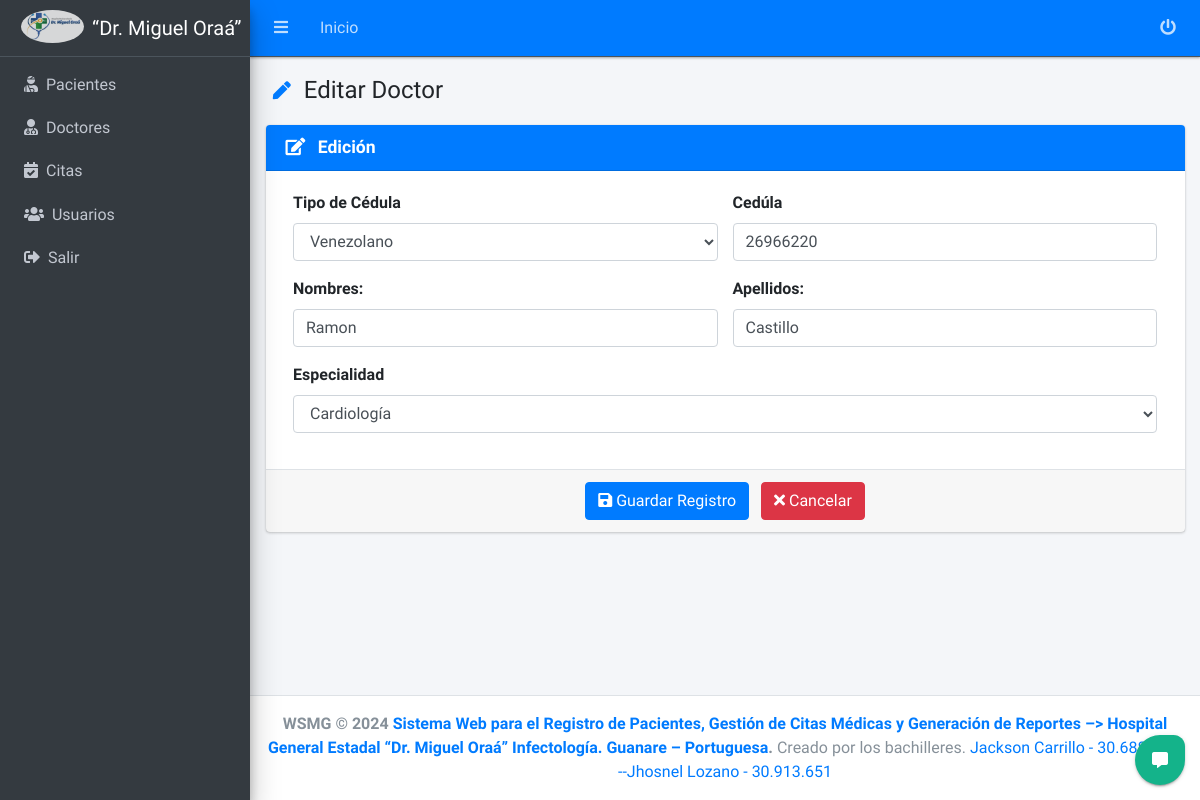
/hospital/doctor/editar/1/ (signed in), run on an earlier commit of the app's database.
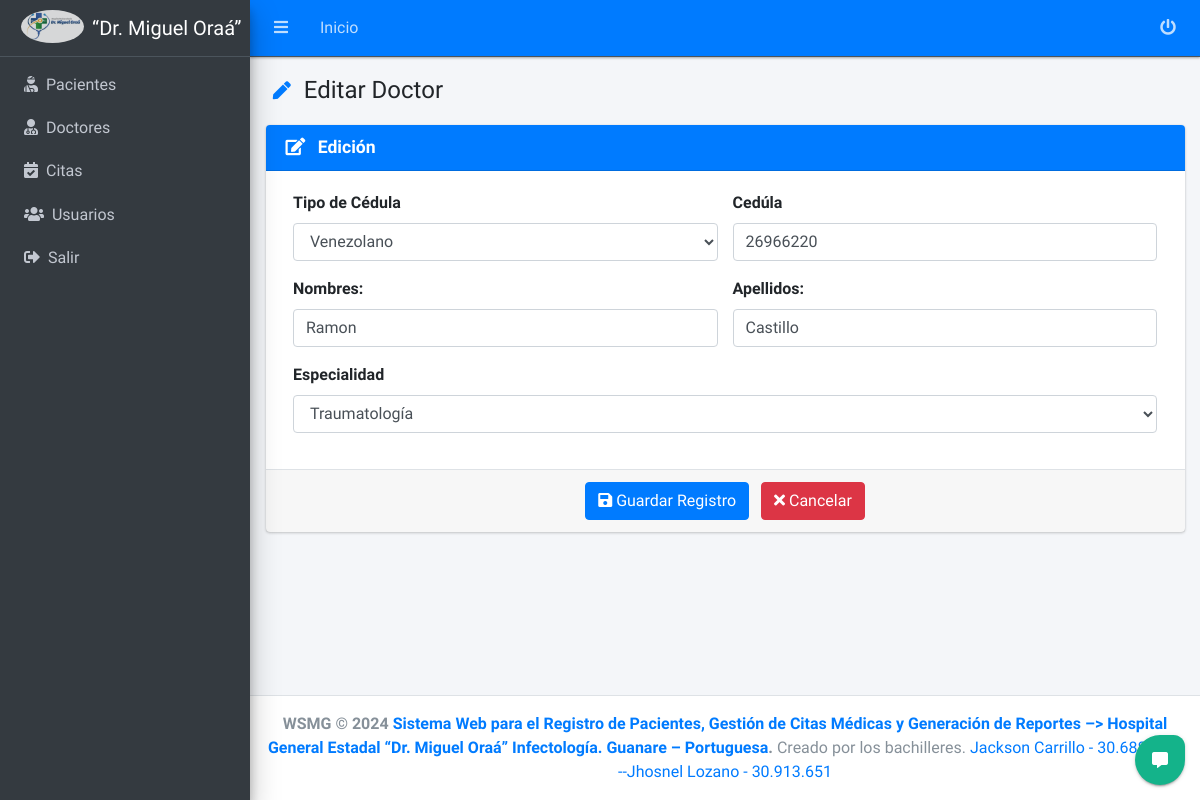
And on a later commit of the database.
### core/hospital/models.py (models this page shows, shortened)
class Doctor(models.Model):
    nombre = models.CharField(max_length=100)
    apellido = models.CharField(max_length=50)
    tipo_cedula = models.CharField(max_length=1, choices=TIPO_CEDULA_CHOICES, default=TIPO_CEDULA_CHOICES[0][0])
    cedula = models.PositiveIntegerField(unique=True)
    especialidad = models.CharField(max_length=20, choices=ESPECIALIDAD_CHOICES)
    fecha_creacion = models.DateTimeField(auto_now_add=True, null=True)
    fecha_modificacion = models.DateTimeField(auto_now=True, null=True)

### core/hospital/views/doctores/views.py (the view, shortened to what this page needs)
# urls.py: path('doctor/editar/<int:pk>/', DoctorUpdateView.as_view(), name='doctor_editar'),
class DoctorUpdateView(LoginRequiredMixin, UpdateView):
    model = Doctor
    form_class = DoctorForm
    template_name = 'doctores/crear.html'
    success_url = reverse_lazy('hospital:doctor_listado')
    def dispatch(self, request, *args, **kwargs):
        self.object = self.get_object()
        return super().dispatch(request, *args, **kwargs)
    def get_context_data(self, **kwargs):
        context = super().get_context_data(**kwargs)
        context['title'] = 'Editar Doctor'
        context['entity'] = 'Doctores'
        context['list_url'] = self.success_url
        context['action'] = 'edit'
        return context

### core/hospital/forms.py (shortened to what this page needs)
class DoctorForm(ModelForm):
    def __init__(self, *args, **kwargs):
        super().__init__(*args, **kwargs)
        self.fields['nombre'].widget.attrs['autofocus'] = True
    class Meta:
        model = Doctor
        fields = ('nombre', 'apellido','cedula', 'tipo_cedula', 'especialidad')
        widgets = {
            'nombre': forms.TextInput(attrs={
                'placeholder': 'Ingrese el primer y segundo nombre',
                'class': 'form-control'
            }),
            'apellido': forms.TextInput(attrs={
                'placeholder': 'Ingrese el primer y segundo apellido',
                'class': 'form-control'
            }),
            'cedula': forms.TextInput(attrs={
                'placeholder': 'Ingrese un número de cedula',
                'class': 'form-control'
            }),
            'especialidad': forms.Select(attrs={
                'class': 'select2 form-control',
                'style': 'width: 100%'
            }),
            'tipo_cedula': forms.Select(attrs={
                'class': 'form-control',
            })
        }

### core/hospital/templates/doctores/crear.html (shortened to what this page needs)
{% extends 'form.html' %}
{% load static %}
{% load widget_tweaks %}
{% block content %}
<form method="post" action=".">
    <div class="row">
		<div class="col-md-12">
			<div class="card card-primary">
                <div class="card-header ">
                    <h3 class="card-title">
                        {% if action == 'add' %}
                            <i class="fas fa-plus"></i> <b class="ml-2">Nuevo</b>
                        {% else %}
                            <i class="fas fa-edit"></i> <b class="ml-2">Edición</b>
                        {% endif %}
                    </h3>
                </div>
				<div class="card-body">
					<div class="container-fluid">
						<div class="row">
							<div class="col-sm-12">
                                <div class="row g-2">
                                    <div class="col-sm-6 col-xs-12">
                                        <div class="mb-3 form-password-toggle">
                                            <label class="form-label custom_label" for="email">Tipo de Cédula</label>
                                            <div class="input-group input-group-merge">
                                                {{ form.tipo_cedula|attr:'required' }}
                                            </div>
                                        </div>
                                    </div>
									<div class="col-sm-6 col-xs-12">
										<div class="mb-3 form-password-toggle">
											<label class="form-label custom_label" for="cedula">Cedúla</label>
											<div class="input-group input-group-merge">
												{{ form.cedula|attr:'required'|attr:'autocomplete:off'|attr:'onkeypress:return Solo_Numero_ci(event);'|attr:'maxlength:8'|attr:'minlength:8' }}
											</div>
										</div>
									</div>
                                </div>
								<div class="row">
									<div class="col-md-6">
										<div class="mb-3 form-password-toggle">
											<label class="form-label custom_label" for="nombres">Nombres:</label>
											<div class="input-group">
												{{ form.nombre|attr:'autocomplete:off'|attr:'onkeypress:return Solo_Texto(event);' }}
											</div>
										</div>
									</div>
									<div class="col-md-6">
										<div class="mb-3 form-password-toggle">
											<label class="form-label custom_label" for="apellidos">Apellidos:</label>
											<div class="input-group input-group-merge">
												{{ form.apellido|attr:'autocomplete:off'|attr:'onkeypress:return Solo_Texto(event);' }}
											</div>
										</div>
									</div>
								</div>
								<div class="row g-2">
									<div class="col-sm-12">
										<div class="mb-3 form-password-toggle">
											<label class="form-label custom_label" for="nombre de usuario">Especialidad</label>
											<div class="input-group input-group-merge">
												{{ form.especialidad }}
											</div>
										</div>
									</div>
								</div>
								</div>
								<br>
							</div>
						</div>
					</div>
					<div class="card-footer d-flex justify-content-center" style="border-top: 1px solid #dee2e6;">
						<div>
							<button type="submit" class="btn btn-primary mr-2">
								<i class="fas fa-save"></i> Guardar Registro
							</button>
							<a href="{{ list_url }}" class="btn btn-danger">
								<i class="fas fa-times"></i> Cancelar
							</a>
						</div>
					</div>
				</div>
			</div>
		</div>
	</div>
{% endblock %}

### templates/form.html (shortened to what this page needs)
{% extends "body.html" %}
{% load static %}
{% block head %}
    <link rel="stylesheet" href="{% static 'lib/select2/css/select2.min.css' %}">
    <link rel="stylesheet" href="{% static 'lib/select2-bootstrap4-theme/select2-bootstrap4.min.css' %}">
    <link rel="stylesheet" href="{% static 'lib/tempusdominus-bootstrap-4/css/tempusdominus-bootstrap-4.min.css' %}">
{% endblock head %}

### templates/body.html (shortened to what this page needs)
{% extends 'home.html' %}
{% load static %}
{% block body %}
<body class="hold-transition sidebar-mini layout-fixed">
    <div class="wrapper">
        {% include 'header.html' %}
        {% include 'sidebar.html' %}
        <div class="content-wrapper">
            {% include 'chat/chat.html' %}
            <div class="content-header pb-2">
                <div class="container-fluid">
                    <div class="row mb-1">
                        {% block title %}
                            <div class="col-sm-12">
                                <h4 class="title-form">
                                    {% if action == 'add' %}
                                    <span class="badge badge-rounded"><i class="fas fa-plus text-primary"></i></span>
                                    {% else %}
                                    <span class="badge badge-rounded mt-1"><i class="fas fa-pen text-primary"></i></span>
                                    {% endif %}
                                    <span style="vertical-align: middle;">{{title}}</span>
                                </h4>
                            </div>
                        {% endblock title %}
                    </div>
                </div>
            </div>
            <section class="content">
                <div class="container-fluid">
                    {% block content %}
                    {% endblock content %}
                </div>
        </div>
        {% include 'footer.html' %}
</body>
{% endblock body %}

### templates/home.html (shortened to what this page needs)
{% load static %}
<!DOCTYPE html>
<html lang="en">
<head>
  <link rel="stylesheet" href="{% static 'lib/fontawesome-free/css/all.min.css' %}">
  <link rel="stylesheet" href="{% static 'lib/adminlte3.1.0/dist/css/adminlte.min.css' %}">
  <link rel="stylesheet" href="{% static 'lib/sweetalert2-theme-bootstrap-4/bootstrap-4.min.css' %}">
  <link rel="stylesheet" href="{% static 'lib/overlayScrollbars/css/OverlayScrollbars.min.css' %}">
  <link rel="stylesheet" href="{% static 'lib/jquery-confirm-v3.3.4/jquery-confirm.min.css' %}">
  <link rel="stylesheet" href="{% static 'css/chat.css' %}">
  {% block head %}
  {% endblock head %}
</head>
{% block body %}
{% endblock %}
</html>

### templates/header.html
<nav class="main-header navbar navbar-expand elevation-1 navbar-dark navbar-primary">
  <ul class="navbar-nav">
      <li class="nav-item">
          <a class="nav-link" data-widget="pushmenu" href="#" role="button"><i class="fas fa-bars"></i></a>
      </li>
      <li class="nav-item d-none d-sm-inline-block">
          <a href="{% url 'dashboard:inicio' %}" class="nav-link">Inicio</a>
      </li>
  </ul>
  <ul class="navbar-nav ml-auto">
      <li class="nav-item">
          <a class="nav-link" href="{% url 'login:cerrar_sesion' %}">
              <i class="fas fa-power-off" aria-hidden="true"></i>
          </a>
      </li>
  </ul>
</nav>

### templates/sidebar.html
{% load static %}
<aside class="main-sidebar sidebar-dark-primary elevation-4">
  <a class="brand-link logo_theme">
      <img src="{% static 'img/Dr.Miguel.jpeg' %}"
          alt="AdminLTE Logo"
          class="brand-image img-circle"
          style="opacity: .8">
      <span class="brand-text font-weight-light font-weight-normal ss">
        “Dr. Miguel Oraá”
      </span>
  </a>
  <div class="sidebar">
    <nav class="mt-2">
      <ul class="nav nav-pills nav-sidebar flex-column" data-widget="treeview" role="menu" data-accordion="true">
        <li class="nav-item">
          <a href="{% url 'hospital:paciente_listado' %}" class="nav-link">
            <i class="fas fa-user-injured"></i>
            <p class="ml-1">
              Pacientes
            </p>
          </a>
        </li>
        <li class="nav-item">
          <a href="{% url 'hospital:doctor_listado' %}" class="nav-link">
            <i class="fas fa-user-md"></i>
            <p class="ml-1">
              Doctores
            </p>
          </a>
        </li>
        <li class="nav-item">
          <a href="{% url 'hospital:cita_listado' %}" class="nav-link">
            <i class="fas fa-calendar-check"></i>
            <p class="ml-1">
              Citas
            </p>
          </a>
        </li>
        <li class="nav-item">
          <a href="{% url 'usuario:listado' %}" class="nav-link">
            <i class="fas fa-users"></i>
            <p class="ml-1">
              Usuarios
            </p>
          </a>
        </li>
        <li class="nav-item">
          <a href="{% url 'login:cerrar_sesion' %}" class="nav-link">
            <i class="fas fa-sign-out-alt"></i>
            <p class="ml-1">
               Salir
            </p>
          </a>
        </li>
      </ul>
    </nav>
  </div>
</aside>

### templates/chat/chat.html (shortened to what this page needs)
{% load static %}
<div id="button-show">
  <button type="button" class="chatbot-toggler">
    <span class="fas fa-comment-alt"></span>
  </button>
</div>

### templates/footer.html
<footer class="main-footer text-center">
  <strong>WSMG &copy; 2024 <a href="">Sistema Web para el Registro de Pacientes, Gestión de Citas Médicas y Generación de Reportes –> Hospital General Estadal “Dr. Miguel Oraá” Infectología. Guanare – Portuguesa</a>.</strong>
  Creado por los bachilleres. <a href="">Jackson Carrillo - 30.688.738---Jhosnel Lozano - 30.913.651</a>
</footer>

### static/css/chat.css (style rules this page uses)
.chatbot-toggler { position: fixed; bottom: 15px; right: 15px; outline: none; border: none; height: 50px; width: 50px; display: flex; cursor: pointer; align-items: center; justify-content: center; border-top-left-radius: 50%; border-bottom-left-radius: 50%; border-bottom-right-radius: 50%; border-top-right-radius: 23%; z-index: 1033; box-shadow: rgba(0, 0, 0, 0.2) 0px 3px 1px -2px, rgba(0, 0, 0, 0.14) 0px 2px 2px 0px, rgba(0, 0, 0, 0.12) 0px 1px 5px 0px; transition: all 0.2s ease; background-color: #14b38a; }
.chatbot-toggler span { color: #fff; position: absolute; }

What changed in the data, as far as the page shows it:
changed Doctor "Venezolano": especialidad "Cardiología" → "Traumatología"
